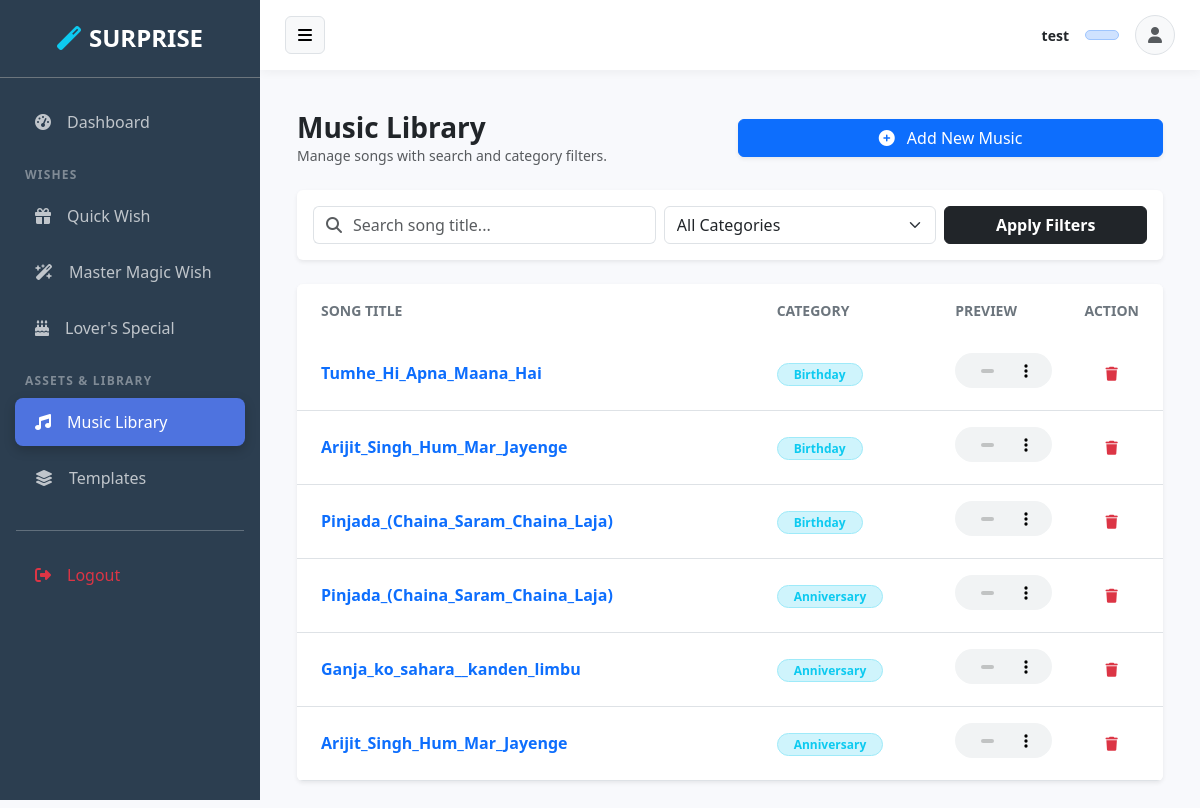
The page /backend/music/ (signed in) on the database its author committed.
### accounts/models.py (models this page shows, shortened)
class CustomUser(AbstractUser):
    profile_picture = models.ImageField(upload_to='profile_pics/', null=True, blank=True)

### magic_wish/models.py (models this page shows, shortened)
class MusicLibrary(models.Model):
    title = models.CharField(max_length=100)
    category = models.ForeignKey(MusicCategory, on_delete=models.CASCADE, related_name='musics')
    audio_file = models.FileField(upload_to='music_collection/')

class MusicCategory(models.Model):
    name = models.CharField(max_length=50)
    slug = models.SlugField(max_length=100, unique=True, blank=True)
    class Meta:
        verbose_name_plural = "Music Categories"
    def __str__(self):
        return self.name

### magic_wish/views.py (the view)
# urls.py: path('backend/music/', views.admin_music_list, name='admin_music_list'),
@staff_member_required
def admin_music_list(request):
    for t_name in WISH_TYPES_LIST:
        MusicCategory.objects.get_or_create(name=t_name)
    if request.method == "POST":
        form = MusicLibraryForm(request.POST, request.FILES)
        if form.is_valid():
            form.save()
            messages.success(request, "New song added successfully!")
            return redirect('admin_music_list')
    query = request.GET.get('q', '')
    cat_filter = request.GET.get('category', '')
    music_list = MusicLibrary.objects.all().order_by('-id')
    if query:
        music_list = music_list.filter(Q(title__icontains=query))
    if cat_filter:
        music_list = music_list.filter(category__name=cat_filter)
    paginator = Paginator(music_list, 10)
    page_number = request.GET.get('page')
    page_obj = paginator.get_page(page_number)
    form = MusicLibraryForm()
    form.fields['category'].queryset = MusicCategory.objects.filter(name__in=WISH_TYPES_LIST)
    form.fields['category'].widget.attrs.update({'class': 'form-select'})
    return render(request, 'backend/magic_wish/music_list.html', {
        'music': page_obj,
        'form': form,
        'wish_types': WISH_TYPES_LIST,
        'query': query,
        'cat_filter': cat_filter
    })

### magic_wish/forms.py
class MusicLibraryForm(forms.ModelForm):
    class Meta:
        model = MusicLibrary
        fields = ['title', 'category', 'audio_file']
        widgets = {
            'title': forms.TextInput(attrs={'class': 'form-control'}),
            'category': forms.Select(attrs={'class': 'form-select'}),
            'audio_file': forms.FileInput(attrs={'class': 'form-control'}),
        }

### wish_generator/context_processors.py (called while the page is built)
def common_types(request):
    return {
        'types': [
            'Birthday', 'Anniversary', 'Love', 'Sorry',
            'Friendship', 'Good Luck', 'Graduation', 'Thank You',
            'New Year', 'Miss You', 'Proposal', 'Festival'
        ]
    }

### templates/backend/magic_wish/music_list.html (shortened to what this page needs)
{% extends 'backend/base.html' %}
{% block content %}
<div class="container-fluid py-3">
    <div class="row align-items-center mb-4 g-3">
        <div class="col-12 col-md-6">
            <h3 class="fw-bold m-0 text-dark">Music Library</h3>
            <p class="text-muted mb-0 small">Manage songs with search and category filters.</p>
        </div>
        <div class="col-12 col-md-6 text-md-end">
            <button class="btn btn-primary shadow-sm px-4 w-100 w-md-auto" data-bs-toggle="modal" data-bs-target="#musicModal">
                <i class="fas fa-plus-circle me-2"></i> Add New Music
            </button>
        </div>
    </div>
    <div class="card shadow-sm border-0 mb-4">
        <div class="card-body p-3">
            <form method="GET" class="row g-2">
                <div class="col-12 col-md-5">
                    <div class="input-group">
                        <span class="input-group-text bg-white border-end-0"><i class="fas fa-search text-muted"></i></span>
                        <input type="text" name="q" class="form-control border-start-0 ps-0" placeholder="Search song title..." value="{{ query }}">
                    </div>
                </div>
                <div class="col-12 col-sm-6 col-md-4">
                    <select name="category" class="form-select">
                        <option value="">All Categories</option>
                    </select>
                </div>
                <div class="col-12 col-sm-6 col-md-3">
                    <button type="submit" class="btn btn-dark w-100 fw-bold">Apply Filters</button>
                </div>
            </form>
        </div>
    </div>
    <div class="card shadow-sm border-0 overflow-hidden">
        <div class="card-body p-0">
            <div class="table-responsive">
                <table class="table table-hover align-middle mb-0">
                    <thead class="bg-light">
                        <tr>
                            <th class="ps-4 py-3 text-uppercase small fw-bold text-secondary border-0">Song Title</th>
                            <th class="py-3 text-uppercase small fw-bold text-secondary border-0">Category</th>
                            <th class="py-3 text-uppercase small fw-bold text-secondary border-0">Preview</th>
                            <th class="py-3 text-uppercase small fw-bold text-secondary border-0 text-center">Action</th>
                        </tr>
                    </thead>
                    <tbody>
                        {% for item in music %}
                        <tr>
                            <td class="ps-4 py-3">
                                <div class="fw-bold text-primary">{{ item.title }}</div>
                            </td>
                            <td class="py-3">
                                <span class="badge bg-info-subtle text-info border border-info-subtle px-3 rounded-pill">
                                    {{ item.category.name }}
                                </span>
                            </td>
                            <td class="py-3">
                                <audio controls class="custom-audio-player">
                                    <source src="{{ item.audio_file.url }}" type="audio/mpeg">
                                </audio>
                            </td>
                            <td class="py-3 text-center">
                                <button class="btn btn-sm btn-outline-danger border-0 rounded-circle"
                                        onclick="confirmDelete('{{ item.id }}', '{{ item.title }}')"
                                        style="width: 35px; height: 35px;">
                                    <i class="fas fa-trash"></i>
                                </button>
                            </td>
                        </tr>
                        {% endfor %}
                    </tbody>
                </table>
            </div>
        </div>
    </div>
</div>
{% endblock %}

### templates/backend/base.html (shortened to what this page needs)
<!DOCTYPE html>
<html lang="en">
<head>
    <link href="https://cdn.jsdelivr.net/npm/bootstrap@5.3.0/dist/css/bootstrap.min.css" rel="stylesheet">
    <link rel="stylesheet" href="https://cdnjs.cloudflare.com/ajax/libs/font-awesome/6.4.0/css/all.min.css">
</head>
<body>
<div class="d-flex">
    <nav id="sidebar">
        <div class="p-4 text-center border-bottom border-secondary mb-3">
            <h4 class="fw-bold m-0"><i class="fas fa-magic me-2 text-info"></i>SURPRISE</h4>
        </div>
        <div class="nav flex-column mb-4">
            <a href="{% url 'admin_dashboard' %}" class="nav-link {% if request.resolver_match.url_name == 'admin_dashboard' %}active{% endif %}">
                <i class="fas fa-tachometer-alt me-3"></i> Dashboard
            </a>
            <div class="mt-3 mb-1 section-label text-uppercase fw-bold">Wishes</div>
            <a href="{% url 'admin_wish_list' %}" class="nav-link {% if request.resolver_match.view_name == 'admin_wish_list' %}active{% endif %}">
                <i class="fas fa-gift me-3"></i> Quick Wish
            </a>
            <a href="{% url 'admin_interactive_list' %}" class="nav-link {% if request.resolver_match.url_name == 'admin_interactive_list' %}active{% endif %}">
                <i class="fas fa-wand-magic-sparkles me-3"></i> Master Magic Wish
            </a>
            <a href="{% url 'birthday:admin_wish_list' %}" class="nav-link {% if request.resolver_match.view_name == 'birthday:admin_wish_list' %}active{% endif %}">
                <i class="fas fa-birthday-cake me-3"></i> Lover's Special
            </a>
            <div class="mt-3 mb-1 section-label text-uppercase fw-bold">Assets & Library</div>
            <a href="{% url 'admin_music_list' %}" class="nav-link {% if request.resolver_match.url_name == 'admin_music_list' %}active{% endif %}">
                <i class="fas fa-music me-3"></i> Music Library
            </a>
            <a href="{% url 'admin_template_list' %}" class="nav-link {% if request.resolver_match.url_name == 'admin_template_list' %}active{% endif %}">
                <i class="fas fa-layer-group me-3"></i> Templates
            </a>
            <hr class="bg-secondary mx-3 mt-4">
            <a href="{% url 'admin_logout' %}" class="nav-link text-danger">
                <i class="fas fa-sign-out-alt me-3"></i> Logout
            </a>
        </div>
    </nav>
    <div id="content">
        <div class="top-navbar">
            <div class="d-flex align-items-center">
                <button class="btn btn-light border me-3" id="sidebarToggle">
                    <i class="fas fa-bars"></i>
                </button>
            </div>
            <div class="d-flex align-items-center">
                <div class="text-end me-3 user-info-text">
                    <p class="m-0 small fw-bold text-dark">{{ request.user.username }}</p>
                </div>
                <span class="badge bg-primary-subtle text-primary me-3 border border-primary-subtle px-3 d-none d-sm-inline-block">
                </span>
                {% if request.user.profile_picture %}
                    <img src="{{ request.user.profile_picture.url }}" class="rounded-circle border" width="40" height="40" style="object-fit: cover;">
                {% else %}
                    <div class="bg-light rounded-circle d-flex align-items-center justify-content-center border" style="width: 40px; height: 40px;">
                        <i class="fas fa-user text-muted"></i>
                    </div>
                {% endif %}
            </div>
        </div>
        <div class="main-container">
            {% block content %}
            {% endblock %}
        </div>
    </div>
</div>
</body>
</html>

### templates/backend/base.html (style rules this page uses)
:root { --sidebar-width: 260px; --top-nav-height: 70px; --primary-color: #4e73df; --dark-bg: #2c3e50; }
body { background-color: #f8f9fc; overflow-x: hidden; font-family: 'Segoe UI', Tahoma, Geneva, Verdana, sans-serif; }
#sidebar { width: var(--sidebar-width); height: 100vh; position: fixed; left: 0; top: 0; background: var(--dark-bg); color: white; transition: all 0.3s cubic-bezier(0.4, 0, 0.2, 1); z-index: 1050; }
#sidebar .nav-link { color: rgba(255,255,255,0.7); padding: 12px 20px; margin: 4px 15px; border-radius: 8px; transition: all 0.2s; display: flex; align-items: center; text-decoration: none; }
#sidebar .nav-link.active { color: white; background: var(--primary-color); box-shadow: 0 4px 12px rgba(0,0,0,0.2); }
#content { margin-left: var(--sidebar-width); width: calc(100% - var(--sidebar-width)); min-height: 100vh; transition: all 0.3s ease; }
.top-navbar { height: var(--top-nav-height); background: white; box-shadow: 0 2px 10px rgba(0,0,0,0.05); display: flex; align-items: center; padding: 0 25px; justify-content: space-between; position: sticky; top: 0; z-index: 999; }
.main-container { padding: 25px; }
.section-label { font-size: 0.75rem; letter-spacing: 1.2px; color: rgba(255,255,255,0.4); padding-left: 25px; }

### templates/backend/magic_wish/music_list.html (style rules this page uses)
.custom-audio-player { height: 35px; width: 100%; max-width: 220px; }
.table td { white-space: nowrap; }

### rows shown on the page
CustomUser: user.username "test"
MusicLibrary: title "Tumhe_Hi_Apna_Maana_Hai", category.name "Birthday"
MusicLibrary: title "Arijit_Singh_Hum_Mar_Jayenge", category.name "Birthday"
MusicLibrary: title "Pinjada_(Chaina_Saram_Chaina_Laja)", category.name "Birthday"
MusicLibrary: title "Pinjada_(Chaina_Saram_Chaina_Laja)", category.name "Anniversary"
MusicLibrary: title "Ganja_ko_sahara__kanden_limbu", category.name "Anniversary"
MusicLibrary: title "Arijit_Singh_Hum_Mar_Jayenge", category.name "Anniversary"
